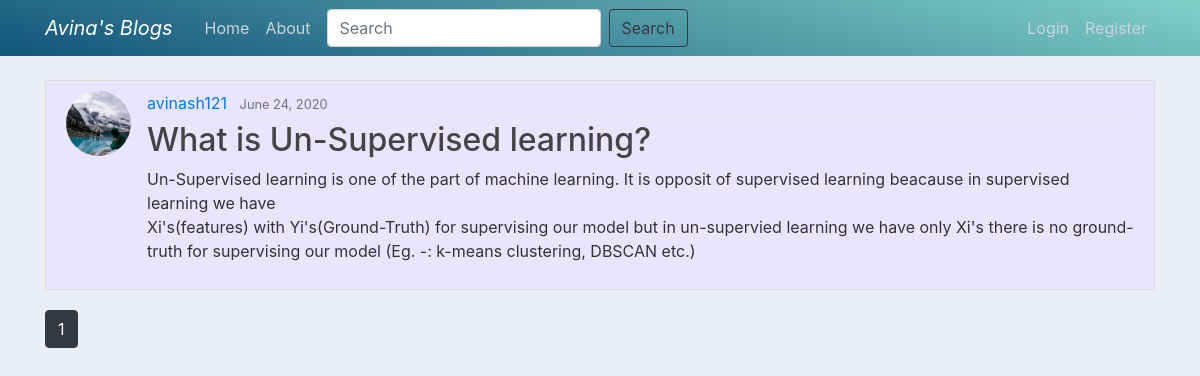
The page / on the database its author committed.
### blog/models.py (models this page shows, shortened)
class Post(models.Model):
    title = models.CharField(max_length=100)
    content = models.TextField()
    likes = models.ManyToManyField(User, related_name="likes", blank = True)
    date_posted = models.DateTimeField(default=timezone.now)
    author = models.ForeignKey(User, on_delete=models.CASCADE)
    class Meta:
        ordering = ['-date_posted']

### users/models.py (models this page shows, shortened)
class Profile(models.Model):
    user = models.OneToOneField(User, on_delete=models.CASCADE)
    image = models.ImageField(default='default.jpg', upload_to='profile_pics')

### blog/views.py (the view)
# urls.py: path('', views.post_list, name='blog-home'),
def post_list(request):
    post_list = Post.objects.all()
    query = request.GET.get('q')
    if query:
        post_list = Post.objects.filter(
            Q(title__icontains=query) |
            Q(author__username__icontains=query) |
            Q(content__icontains=query)
        )
    paginator = Paginator(post_list, 5)
    page = request.GET.get('page')
    try:
        posts = paginator.page(page)
    except PageNotAnInteger:
        posts = paginator.page(1)
    except EmptyPage:
        posts = paginator.page(paginator.num_pages)
    context = {
        'posts': posts
    }
    return render(request, 'blog/home.html', context)

### blog/templates/blog/home.html (shortened to what this page needs)
{% extends 'blog/base.html' %}
{% load static %}
{% block content %}
{% for post in posts%}
    <article class="media content-section">
        <img  class="rounded-circle article-img"  src="{{ post.author.profile.image.url }}"></img>
          <div class="media-body">
            <div class="article-metadata">
              <a class="mr-2" href="{% url 'user-posts' post.author.username %}">{{ post.author }}</a>
              <small class="text-muted">{{ post.date_posted|date:"F d, Y" }}</small>
            </div>
            <h2><a class="article-title" href="{% url 'post-detail' post.id %}">{{ post.title }}</a></h2>
            <p class="article-content">{{ post.content }}</p>
          </div>
    </article>
    {% empty %}
    <div class="container-fluid">
        <h3>No Posts Found having search query "{{ request.GET.q }}"</h3>
    </div>
<hr>
{% endfor %}
<ul class="pagination">
    {% for p in posts.paginator.page_range %}
        {% if posts.number == p %}
            <li class="page-item active">
                <a  href="?page={{ p }}" class="btn btn-dark mb-4">{{ p }}</a>
                {% elif p > posts.number|add:'-3' and num < posts.number|add:'3' %}
                <a class="btn btn-outline-dark mb-4" href="?page={{ p }}">{{ p }}</a>
            </li>
        {% endif %}
    {% endfor %}
</ul>
{% endblock content %}

### blog/templates/blog/base.html (shortened to what this page needs)
<!DOCTYPE html>
{% load static %}
<html lang="en">
<head>
    <link rel="stylesheet" href="https://stackpath.bootstrapcdn.com/bootstrap/4.3.1/css/bootstrap.min.css">
	<link rel="stylesheet" type="text/css" href="{% static '/blog/main.css' %}">
</head>
<body>
<header class="site-header">
  <nav class="navbar navbar-expand-md navbar-dark bg-custom-2 fixed-top">
    <div class="container">
      <a class="navbar-brand mr-4" href="{% url 'blog-home' %}"><i>Avina's Blogs</i></a>
      <div class="collapse navbar-collapse" id="navbarToggle">
        <div class="navbar-nav mr-auto">
          <a class="nav-item nav-link" href="{% url 'blog-home' %}">Home</a>
          <a class="nav-item nav-link" href="{% url 'blog-about' %}">About</a>
            <form class="form-inline ml-2 my-2 my-lg-0" action="{% url 'blog-home' %}">
              <input value='{{ request.GET.q }}' class="form-control mr-sm-2" type="search" placeholder="Search" aria-label="Search" name="q">
              <button class="btn btn-outline-dark my-2 my-sm-0" type="submit">Search</button>
            </form>
        </div>
        <div class="navbar-nav">
            {% if user.is_authenticated %}
            <a class="nav-item nav-link" href="{% url 'post-create' %}">New Post</a>
            <a class="nav-item nav-link" href="{% url 'profile' %}">Profile</a>
            <a class="nav-item nav-link" href="{% url 'logout' %}">Logout</a>
            {%else%}
          <a class="nav-item nav-link" href="{% url 'login' %}">Login</a>
          <a class="nav-item nav-link" href="{% url 'register' %}">Register</a>
            {% endif %}
        </div>
      </div>
    </div>
  </nav>
</header>
    <div class="container">
        {% block content %}
        {% endblock %}
    </div>
</body>
</html>

### blog/static/blog/main.css (style rules this page uses)
body { background: #ebeff5; color: #333333; margin-top: 5rem; }
h1, h2, h3, h4, h5, h6 { color: #444444; }
ul { margin: 0; }
.site-header .navbar-nav .nav-link { color: #cbd5db; }
.content-section { background: #E9E5FF; padding: 10px 20px; border: 1px solid #dddddd; border-radius: 3px; margin-bottom: 20px; }
.article-title { color: #444444; }
.article-content { white-space: pre-line; }
.article-img { height: 65px; width: 65px; margin-right: 16px; }
.article-metadata { padding-bottom: 1px; margin-bottom: 4px; border-bottom: 1px solid #e3e3e3 }

### blog/templates/blog/base.html (style rules this page uses)
.bg-custom-2 { background-image: linear-gradient(15deg, #13547a 0%, #80d0c7 100%); }

### blog/templates/blog/home.html (style rules this page uses)
.bg-custom-2 { background-image: linear-gradient(15deg, #13547a 0%, #80d0c7 100%); }

### rows shown on the page
Post: author.profile.image (placeholder picture), author "avinash121", date_posted "June 24, 2020", title "What is Un-Supervised learning?", content "Un-Supervised learning is one of the part of machine learning. It is opposit of supervised learning beacause in supervised learning we have Xi's(features) with Yi's(Ground-Truth) for supervising our model but in un-supervied learning we have only Xi's there is no ground-truth for supervising our model (Eg. -: k-means clustering, DBSCAN etc.)"

### other values the page prints
{{ p }} "1"
